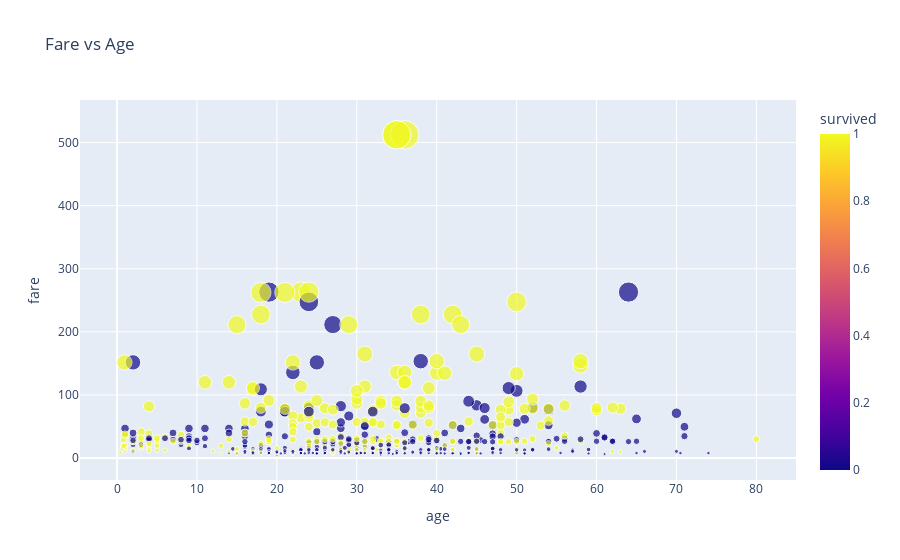

Notebook source saved alongside this figure:
### Code cell
fig = px.scatter(
    df,
    x="age",
    y="fare",
    color="survived",
    size="fare",
    hover_data=["sex", "pclass"],
    title="Fare vs Age"
)
fig.show()

### Figure 1 — Plotly figure (JSON) as saved in the notebook; plotly's stock layout.template omitted (floating-point values rounded to 4 significant figures; data arrays with more than 128 entries replaced by an {"elided": "..."} marker saying what was removed)
{"data": [{"customdata": {"elided": "891x2 mixed values"}, "hovertemplate": "age=%{x}<br>fare=%{marker.size}<br>sex=%{customdata[0]}<br>pclass=%{customdata[1]}<br>survived=%{marker.color}<extra></extra>", "legendgroup": "", "marker": {"color": {"elided": "891 int values"}, "coloraxis": "coloraxis", "size": {"elided": "891 float values"}, "sizemode": "area", "sizeref": 1.281, "symbol": "circle"}, "mode": "markers", "name": "", "orientation": "v", "showlegend": false, "type": "scatter", "x": {"elided": "891 float values"}, "xaxis": "x", "y": {"elided": "891 float values"}, "yaxis": "y"}], "layout": {"coloraxis": {"colorbar": {"title": {"text": "survived"}}, "colorscale": [[0, "#0d0887"], [0.1111, "#46039f"], [0.2222, "#7201a8"], [0.3333, "#9c179e"], [0.4444, "#bd3786"], [0.5556, "#d8576b"], [0.6667, "#ed7953"], [0.7778, "#fb9f3a"], [0.8889, "#fdca26"], [1, "#f0f921"]]}, "legend": {"itemsizing": "constant", "tracegroupgap": 0}, "title": {"text": "Fare vs Age"}, "xaxis": {"anchor": "y", "domain": [0, 1], "title": {"text": "age"}}, "yaxis": {"anchor": "x", "domain": [0, 1], "title": {"text": "fare"}}}}
